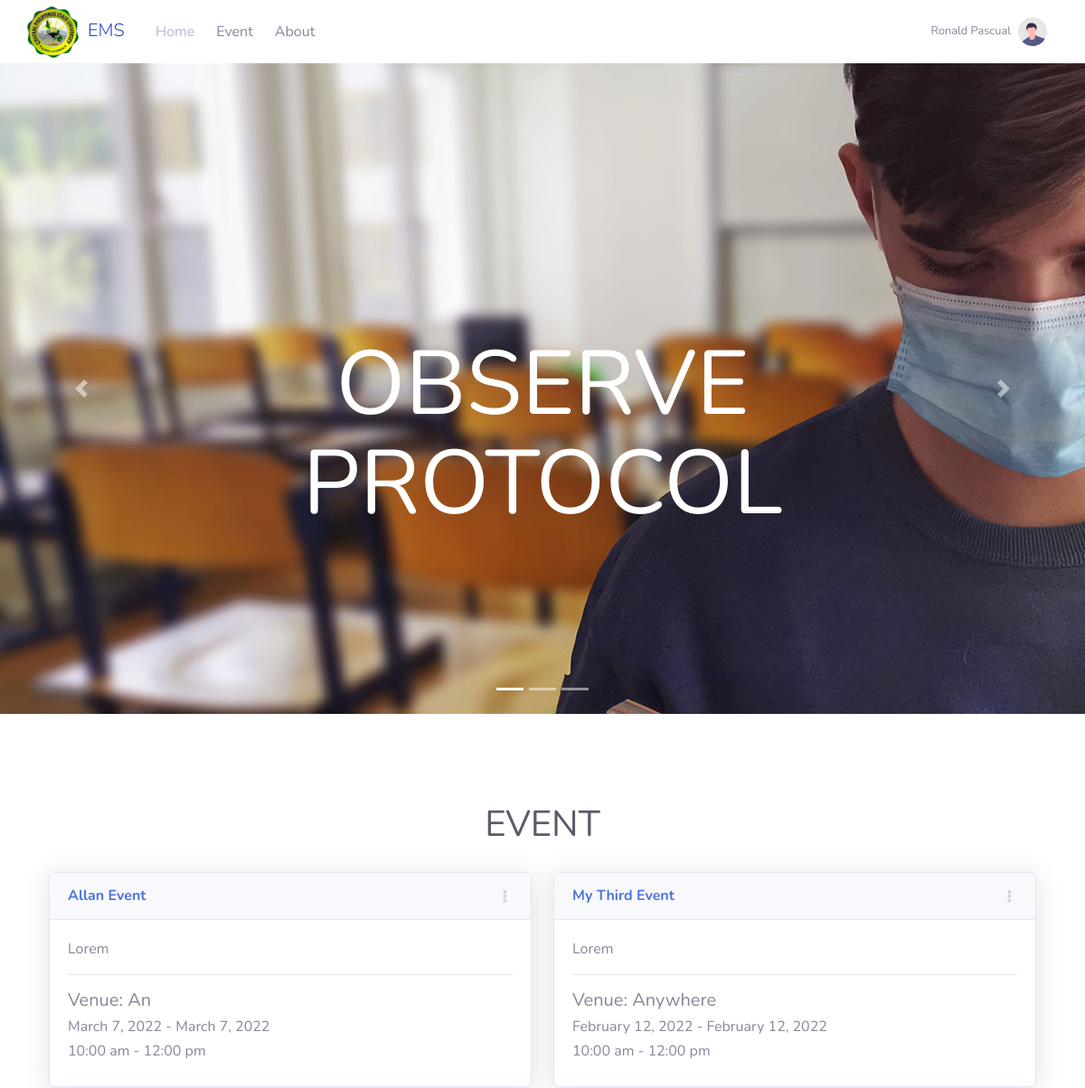
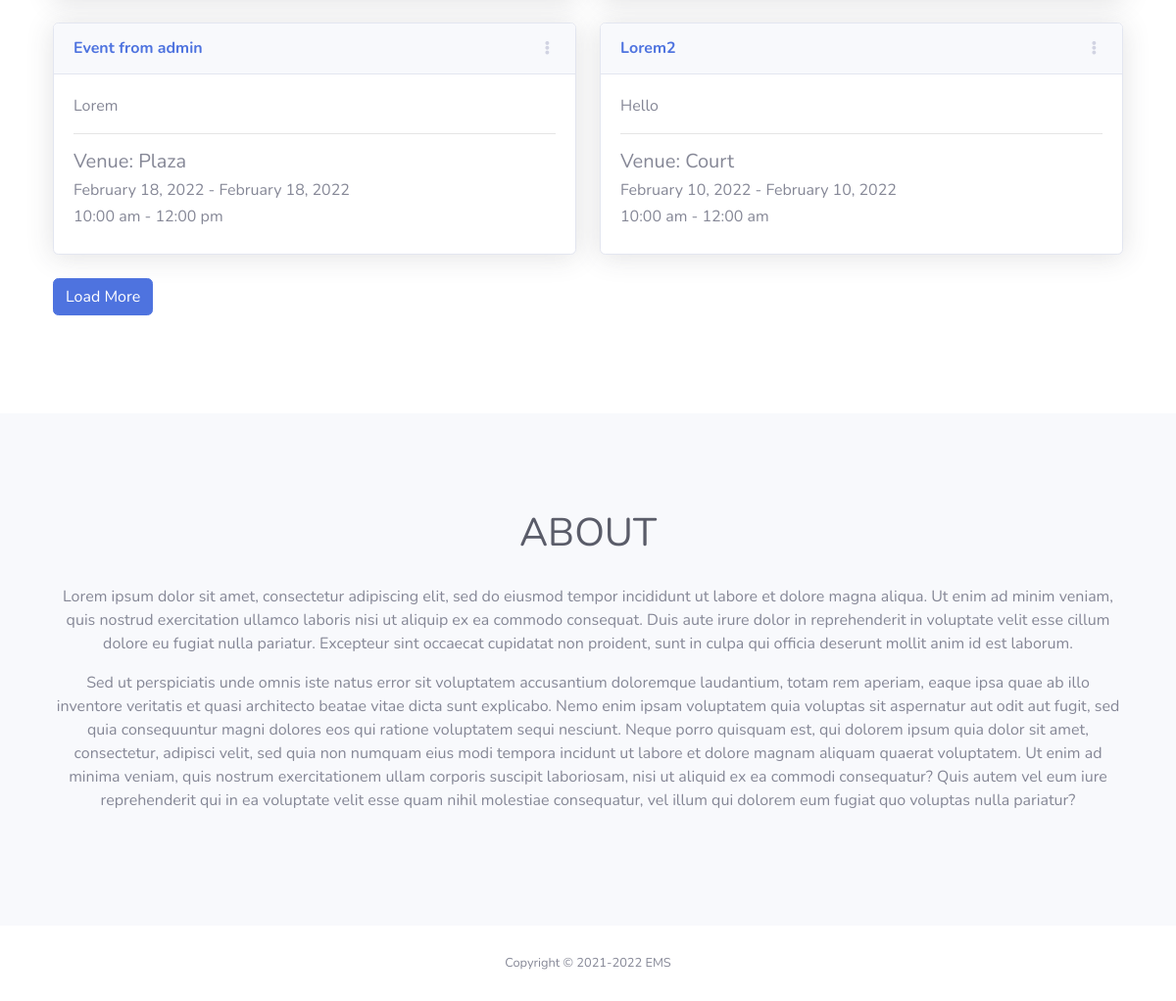
The app's page /pages/home.php (signed in) with its own data (2 pictures, top to bottom).
### tables this page shows
CREATE TABLE `tbl_users` (
  `user_id` int(11) NOT NULL,
  `id_number` varchar(50) NOT NULL,
  `firstname` varchar(200) NOT NULL,
  `middlename` varchar(200) NOT NULL,
  `lastname` varchar(200) NOT NULL,
  `email` varchar(200) NOT NULL,
  `mobile_number` varchar(50) NOT NULL,
  `username` varchar(200) NOT NULL,
  `password` varchar(200) NOT NULL,
  `role` int(11) DEFAULT NULL,
  `role_all` int(11) NOT NULL
);

CREATE TABLE `tbl_event` (
  `event_id` int(11) NOT NULL,
  `title` varchar(200) NOT NULL,
  `event_desc` varchar(1000) NOT NULL,
  `venue` varchar(200) NOT NULL,
  `date_start` date DEFAULT NULL,
  `date_end` date DEFAULT NULL,
  `time_start` time DEFAULT NULL,
  `time_end` time DEFAULT NULL,
  `status` varchar(200) NOT NULL,
  `date_posted` date DEFAULT NULL,
  `time_posted` time DEFAULT NULL,
  `user_id` int(11) DEFAULT NULL,
  `invited_department` int(11) DEFAULT NULL,
  `invitee` int(11) DEFAULT NULL,
  `event_type` varchar(20) NOT NULL
);

### class/DbConnection.php (called while the page is built, shortened)
<?php
class DbConnection{
    private $host = 'localhost';
    private $username = 'root';
    private $password = '';
    private $database = 'ems';
    protected $connection;
    public function __construct(){
        if (!isset($this->connection)) {
            $this->connection = new mysqli($this->host, $this->username, $this->password, $this->database);
        }
        return $this->connection;
    }
}

### class/FetchUser.php (called while the page is built, shortened)
<?php
include_once('DbConnection.php');
class FetchUser extends DbConnection{
    public function details($sql){
        $query = $this->connection->query($sql);
        $row = $query->fetch_array();
        return $row;
    }
}

### class/FetchEvent.php (the view, shortened to what this page needs)
<?php
include_once('DbConnection.php');
class FetchEvent extends DbConnection{
    public function getEventDetails(){
        $limit = 4;
        $sql = "SELECT * FROM tbl_event WHERE status = 'posted' ORDER BY event_id DESC LIMIT $limit";
        $query = $this->connection->query($sql);
        if($query->num_rows > 0){
            while($row = $query->fetch_assoc()){
                echo '<div class="col-lg-6">
                        <div class="card shadow mb-4" data-aos="fade-down">
                            <div class="card-header py-3 d-flex flex-row align-items-center justify-content-between">
                                <h6 class="m-0 font-weight-bold text-primary">'.$row['title'].'</h6>
                                <div class="dropdown no-arrow">
                                    <a class="dropdown-toggle" href="#" role="button" id="dropdownMenuLink" data-toggle="dropdown" aria-haspopup="true" aria-expanded="false">
                                        <i class="fas fa-ellipsis-v fa-sm fa-fw text-gray-400"></i>
                                    </a>
                                    <div class="dropdown-menu dropdown-menu-right shadow animated--fade-in" aria-labelledby="dropdownMenuLink">
                                        <div class="dropdown-header">Dropdown Header:</div>
                                        <a class="dropdown-item" href="#">Action</a>
                                        <a class="dropdown-item" href="#">Another action</a>
                                        <div class="dropdown-divider"></div>
                                        <a class="dropdown-item" href="#">View</a>
                                    </div>
                                </div>
                            </div>
                            <div class="card-body">'.
                                $row['event_desc']
                            .'
                                <hr>
                                <h5>Venue: '.$row['venue'].'</h5>
                                <h6>'.date("F j, Y", strtotime($row['date_start'])).' - '.date("F j, Y", strtotime($row['date_end'])).'</h6>
                                <h6>'.date("g:i a", strtotime($row['time_start'])).' - '.date("g:i a", strtotime($row['time_end'])).'</h6>
                            </div>
                        </div>
                    </div>';
            }
        }
    }
}

### include/nav.php (shortened to what this page needs)
<?php
    $page = substr($_SERVER["SCRIPT_NAME"],strrpos($_SERVER["SCRIPT_NAME"],"/")+1);
    include_once '../class/FetchCourse.php';
?>
<nav id="navbar_top" class="navbar navbar-expand navbar-light bg-white topbar mb-4 static-top shadow">
    <div class="container">
        <a href="home.php" class="navbar-brand">
            <img src="../img/assets/logo.png" style="width: 50%; margin-right: 10px;" alt="Logo" class="brand-image img-circle elevation-3 aos-init aos-animate" style="opacity: .8" data-aos="zoom-in">
            <div id="cust-brand-text">
                <span class="brand-text font-weight-light" style="margin-top: 12px; display: block;">EMS</span>
            </div>
        </a>
        <ul class="navbar-nav">
            <li class="nav-item active">
                <a href="<?php if($page == 'home.php'){ echo '#home-sec'; }else{ echo 'home.php'; } ?>" class="nav-link">Home</a>
            </li>
            <li class="nav-item">
                <a href="<?php if($page == 'home.php'){ echo '#event-sec'; }else{ echo 'home.php'; } ?>" class="nav-link">Event</a>
            </li>
            <li class="nav-item">
                <a href="<?php if($page == 'home.php'){ echo '#about-sec'; }else{ echo 'home.php'; } ?>" class="nav-link">About</a>
            </li>
        </ul>
        <ul class="navbar-nav ml-auto">
            <li class="nav-item dropdown no-arrow">
                <a class="nav-link dropdown-toggle" href="#" id="userDropdown" role="button" data-toggle="dropdown" aria-haspopup="true" aria-expanded="false">
                    <span class="mr-2 d-none d-lg-inline text-gray-600 small">
                        <?php echo ucfirst($row['firstname']).' '.ucfirst($row['lastname']); ?>
                    </span>
                    <img class="img-profile rounded-circle" src="../img/undraw_profile.svg">
                </a>
            </li>
        </ul>
    </div>
</nav>

### css/ems.css (style rules this page uses)
.topbar.navbar-light .navbar-nav .nav-item.active .nav-link { color: #b7b9cc; }
.topbar.navbar-light .navbar-nav .nav-item .nav-link { color: #858796; }
#navbar_top { margin-bottom: 0 !important; }
.navbar-brand { width: 10%; text-align: center; display: flex; }
#cust-brand-text span { color: #224abe; }

### records on screen
tbl_users: firstname "Ronald", lastname "Pascual"
tbl_event: title "Allan Event", event_desc "Lorem", venue "An", date_start "March 7, 2022", date_end "March 7, 2022", time_start "10:00 am", time_end "12:00 pm"
tbl_event: title "My Third Event", event_desc "Lorem", venue "Anywhere", date_start "February 12, 2022", date_end "February 12, 2022", time_start "10:00 am", time_end "12:00 pm"
tbl_event: title "Event from admin", event_desc "Lorem", venue "Plaza", date_start "February 18, 2022", date_end "February 18, 2022", time_start "10:00 am", time_end "12:00 pm"
tbl_event: title "Lorem2", event_desc "Hello", venue "Court", date_start "February 10, 2022", date_end "February 10, 2022", time_start "10:00 am", time_end "12:00 am"
